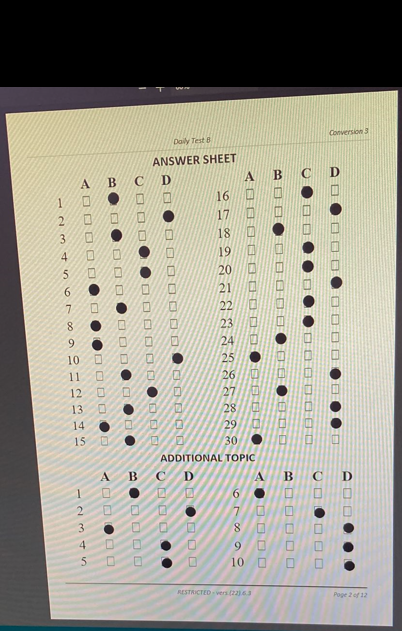
#> input picture images/debug.png, 402 x 631 px
$ python find_text.py
#> lines starting #> are read from the running program, lines starting #| are printed output that depends on the picture; after the words box and inside, x2 and y2 are one past the last pixel; in counts of white or black regions, pixels touching at a corner belong together
from imutils.perspective import four_point_transform
from imutils import contours
import numpy as np
import argparse
import imutils
import cv2


image = cv2.imread('images/debug.png')
#> image is the input picture: shape (631, 402, 3); mean B, G, R 144.3, 156.9, 160
gray = cv2.cvtColor(image, cv2.COLOR_BGR2GRAY)
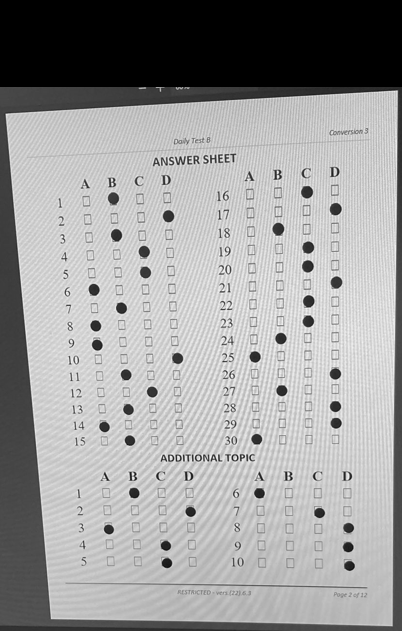
#> gray: shape (631, 402); min 0, max 253, mean 156.4
blurred = cv2.GaussianBlur(gray, (5, 5), 0)
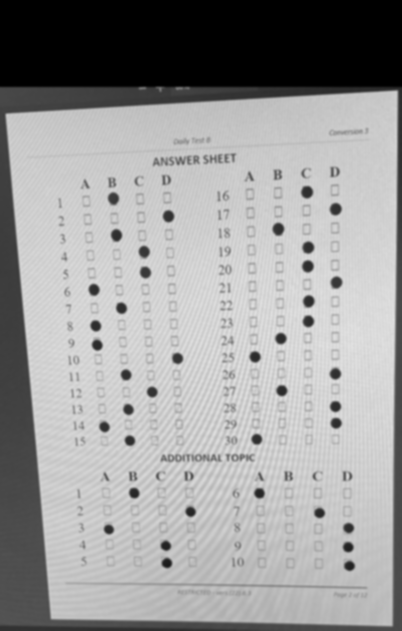
#> blurred: shape (631, 402); min 0, max 226, mean 156.4
edged = cv2.Canny(blurred, 75, 200)
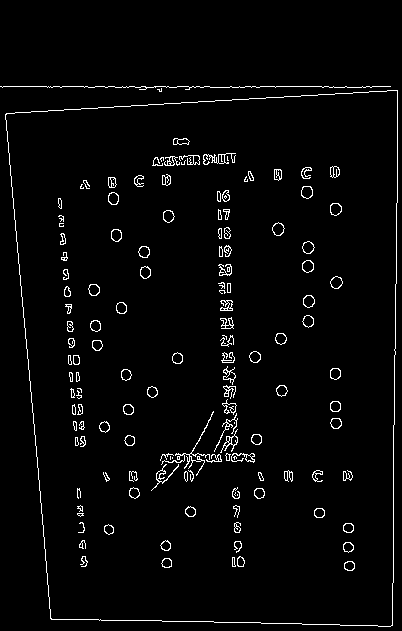
#> edged: shape (631, 402); 2.9% white in thin lines or dots, all inside (x1, y1, x2, y2) = (0, 86, 398, 627)

# find contours in the edge map, then initialize
# the contour that corresponds to the document
cnts = cv2.findContours(edged.copy(), cv2.RETR_EXTERNAL,
    cv2.CHAIN_APPROX_SIMPLE)
#> cnts = 3 contours, 2 with area under 20; largest, box (x1, y1, x2, y2) and area: (5, 90, 398, 627) 191036
cnts = imutils.grab_contours(cnts)
docCnt = None

# ensure that at least one contour was found
if len(cnts) > 0:
    # sort the contours according to their size in
    # descending order
    cnts = sorted(cnts, key=cv2.contourArea, reverse=True)

    # loop over the sorted contours
    for c in cnts:
        # approximate the contour
        peri = cv2.arcLength(c, True)
        approx = cv2.approxPolyDP(c, 0.02 * peri, True)

        # if our approximated contour has four points,
        # then we can assume we have found the paper
        if len(approx) == 4:
            docCnt = approx
            break
#> this loop made 1 pass
#> (peri, docCnt) on pass 1: (1809, [[397, 90], [5, 114], [51, 619], [392, 625]])

# apply a four point perspective transform to both the
# original image and grayscale image to obtain a top-down
# birds eye view of the paper
paper = four_point_transform(image, docCnt.reshape(4, 2))
warped = four_point_transform(gray, docCnt.reshape(4, 2))
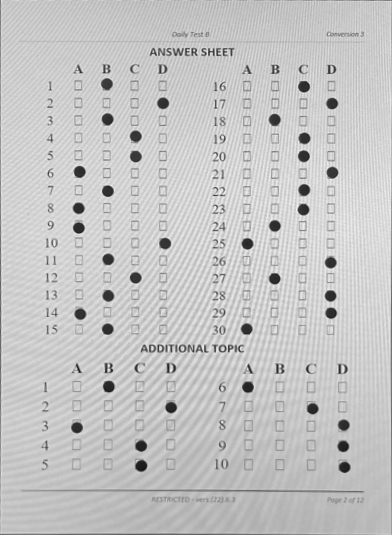
#> warped: shape (535, 392); min 19, max 242, mean 196.9
blur = cv2.GaussianBlur(warped,(3,3),0)
thresh = cv2.threshold(blur, 0, 255,
    cv2.THRESH_BINARY_INV | cv2.THRESH_OTSU)[1]
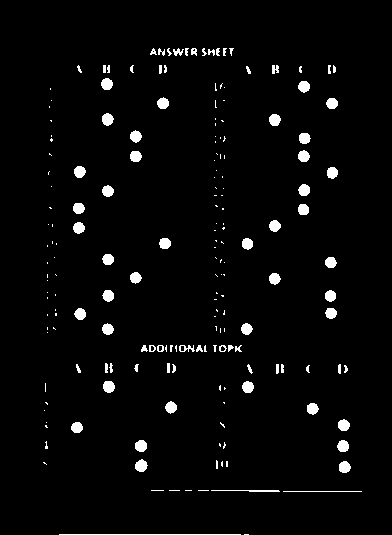
#> thresh: shape (535, 392); 3% white; 187 white regions (106 under 20 px)

cnts = cv2.findContours(thresh.copy(), cv2.RETR_EXTERNAL,
    cv2.CHAIN_APPROX_SIMPLE)
#> cnts = 187 contours, 137 with area under 20; largest, box (x1, y1, x2, y2) and area: (135, 459, 148, 472) 104, (135, 440, 147, 452) 100, (103, 381, 115, 393) 100, (102, 113, 114, 126) 99, (339, 461, 351, 473) 97
cnts = imutils.grab_contours(cnts)
questionCnts = []

# loop over the contours
for c in cnts:
    # compute the bounding box of the contour, then use the
    # bounding box to derive the aspect ratio
    (x, y, w, h) = cv2.boundingRect(c)
    ar = w / float(h)

    # in order to label the contour as a question, region
    # should be sufficiently wide, sufficiently tall, and
    # have an aspect ratio approximately equal to 1
    if w >= 10 and h >= 10 and ar >= 0.9 and ar <= 1.1:
        questionCnts.append(c)
#> this loop made 187 passes
#> (x, y, w, h, ar) on passes 4, 9, 10: (211, 490, 69, 2, 34.5), (43, 462, 4, 3, 1.33), (339, 461, 12, 12, 1)
#> after the loop, questionCnts = 40 contours; largest, box (x1, y1, x2, y2) and area: (135, 459, 148, 472) 104, (135, 440, 147, 452) 100, (103, 381, 115, 393) 100, (102, 113, 114, 126) 99, (339, 461, 351, 473) 97

centres = []
for c in questionCnts:
    cv2.drawContours(paper, [c], -1, 255, -1)
    M = cv2.moments(c)
    cX = int(M["m10"] / M["m00"])
    cY = int(M["m01"] / M["m00"])
    centres.append((cX, cY))
#> this loop made 40 passes
#> (cX, cY) on passes 1 to 12: (344, 466), (140, 465), (342, 445), (140, 445), (76, 427), (343, 424), (312, 408), (170, 406), (247, 386), (108, 386), (246, 328), (107, 328)
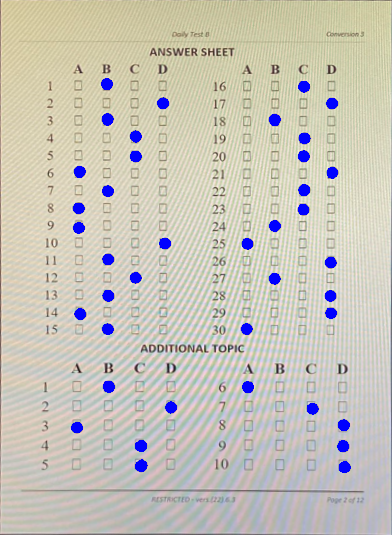
#> paper: shape (535, 392, 3); mean B, G, R 185.7, 196.3, 199.9
#> after the loop, centres = 40 pairs, first value 76 to 344, second value 83 to 466
centres.sort(key=lambda x:x[1])
centres = np.array(centres)

thickness = 5
bound_x1 = [70, 170]
bound_x2 = [245, 350]
bound_y1 = [84, 330]
bound_y2 = [385, 465]
n1 = 30
n2 = 10
nc = 4

for l in [bound_x1, bound_x2, bound_y1, bound_y2]:
    l[0] -= thickness
    l[1] += thickness

_n1 = n1+1 if n1 % 2 else n1
_n2 = n2+1 if n2 % 2 else n2

cv2.line(paper, (bound_x1[0], bound_y1[0]), (bound_x1[1], bound_y1[0]), (0, 255, 0), thickness=5)
cv2.line(paper, (bound_x2[0], bound_y2[0]), (bound_x2[1], bound_y2[0]), (0, 255, 0), thickness=5)

cv2.line(paper, (bound_x1[0], bound_y1[1]), (bound_x1[1], bound_y1[1]), (0, 255, 0), thickness=5)
cv2.line(paper, (bound_x2[0], bound_y2[1]), (bound_x2[1], bound_y2[1]), (0, 255, 0), thickness=5)
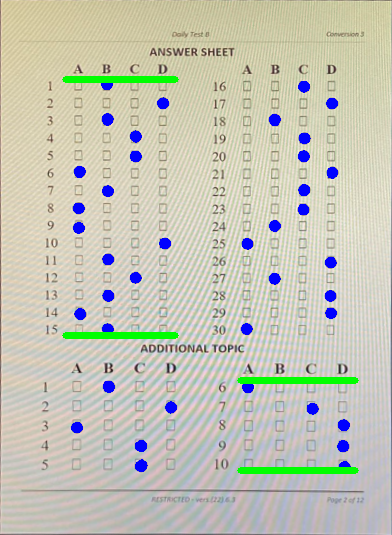
#> paper: shape (535, 392, 3); mean B, G, R 182.7, 197.4, 197


import pandas as pd

i = slice(None)#0, 1)

partx1 = pd.cut(centres[i, 0], np.linspace(*bound_x1, num=nc+1), labels=['A', 'B', 'C', 'D'])
partx2 = pd.cut(centres[i, 0], np.linspace(*bound_x2, num=nc+1), labels=['A', 'B', 'C', 'D'])
party1 = pd.cut(centres[i, 1], np.linspace(*bound_y1, num=_n1//2+1), labels=range(1, _n1//2+1))
party2 = pd.cut(centres[i, 1], np.linspace(*bound_y2, num=_n2//2+1), labels=range(1, _n2//2+1))

sec1l = pd.DataFrame({'q': np.array(party1), 'a': partx1}).dropna(how='any').set_index('q')
#> sec1l = table of 15 rows and 1 columns
sec1r = pd.DataFrame({'q': np.array(party1) + 15, 'a': partx2}).dropna(how='any').set_index('q')
#> sec1r = table of 15 rows and 1 columns
sec1 = pd.concat([sec1l, sec1r])
#> sec1 = table of 30 rows and 1 columns

sec2l = pd.DataFrame({'q': np.array(party2), 'a': partx1}).dropna(how='any').set_index('q')
#> sec2l = table of 5 rows and 1 columns
sec2r = pd.DataFrame({'q': np.array(party2) + 15, 'a': partx2}).dropna(how='any').set_index('q')
#> sec2r = table of 5 rows and 1 columns
sec2 = pd.concat([sec2l, sec2r])
#> sec2 = table of 10 rows and 1 columns

print('Section 1\n=================')
print(sec1)
#> (printed output is left out)
print('Section 2\n=================')
print(sec2)
#|       a
#| q
#| 1.0   B
#| 2.0   D
#| 3.0   A
#| 4.0   C
#| 5.0   C
#| 16.0  A
#| 17.0  C
#| 18.0  D
#| 19.0  D
#| 20.0  D

cv2.imshow("paper", paper)
cv2.imshow("thresh", thresh)
cv2.waitKey(0)

$ run again, with images/test-answer.jpeg saved as images/debug.png
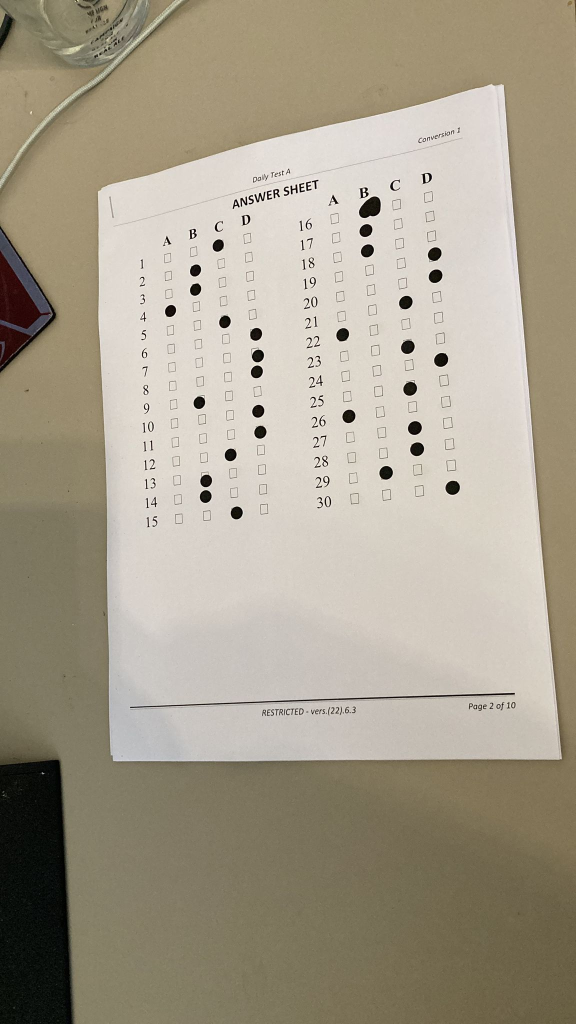
#> input picture images/test-answer.jpeg, 1152 x 2048 px (shown at 1/2 size)
#> image is the input picture: shape (2048, 1152, 3); mean B, G, R 140.8, 158.4, 166.8
#> `edged = cv2.Canny(blurred, 75, 200)`:
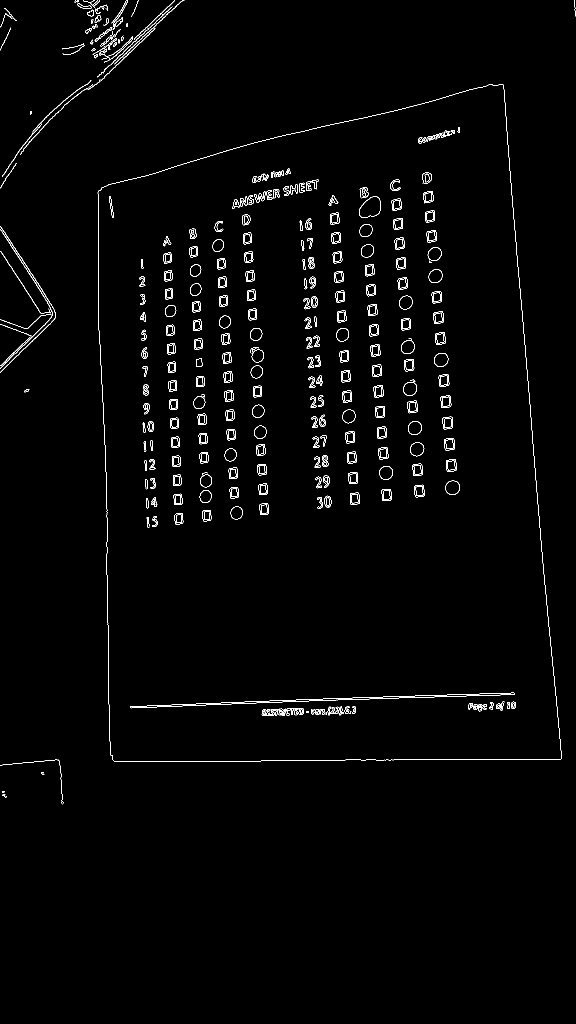
#> edged: shape (2048, 1152) (shown at 1/2 size); 1.4% white in thin lines or dots, all inside (x1, y1, x2, y2) = (0, 0, 1151, 1609)
#> `cnts = cv2.findContours(edged.copy(), cv2.RETR_EXTERNAL, cv2.CHAIN_APP..`: cnts = 62 contours, 29 with area under 20; largest, box (x1, y1, x2, y2) and area: (195, 168, 1124, 1523) 1077794, (0, 459, 106, 737) 302, (0, 452, 112, 745) 208, (198, 72, 266, 125) 154, (155, 7, 183, 18) 127
#> the loop `for c in cnts:` made 1 pass
#> (peri, docCnt) on pass 1: (4368.7, [[1006, 169], [196, 382], [226, 1521], [1123, 1517]])
#> thresh: shape (1353, 897); 2.7% white; 195 white regions (40 under 20 px)
#> `cnts = cv2.findContours(thresh.copy(), cv2.RETR_EXTERNAL, cv2.CHAIN_AP..`: cnts = 195 contours, 64 with area under 20; largest, box (x1, y1, x2, y2) and area: (44, 1229, 826, 1237) 1864, (599, 175, 644, 219) 1471, (894, 662, 897, 1207) 692, (284, 373, 311, 403) 572, (667, 407, 694, 436) 570
#> the loop `for c in cnts:` made 195 passes
#> (x, y, w, h, ar) on passes 1, 5, 6: (472, 1259, 1, 1, 1), (442, 1252, 7, 8, 0.875), (465, 1251, 5, 9, 0.556)
#> after the loop `for c in cnts:`: questionCnts = 22 contours; largest, box (x1, y1, x2, y2) and area: (599, 175, 644, 219) 1471, (284, 373, 311, 403) 572, (667, 407, 694, 436) 570, (665, 503, 692, 532) 568, (727, 541, 754, 570) 568
#> the loop `for c in questionCnts:` made 22 passes
#> (cX, cY) on passes 1 to 8: (304, 823), (743, 820), (619, 774), (238, 744), (681, 733), (364, 651), (676, 605), (362, 604)
#> after the loop `for c in questionCnts:`: centres = [(304, 823), (743, 820), (619, 774), (238, 744), (681, 733), (364, 651), (676, 605), (362, 604), (739, 555), (677, 516), (363, 515), (367, 479), (680, 421), (296, 387), (741, 377), (171, 337), (232, 298), (610, 292), (234, 252), (610, 246), (622, 198), (549, 162)]
#> `centres = np.array(centres)`: centres = 22 rows, first 8: [549, 162], [622, 198], [610, 246], [234, 252], [610, 292], [232, 298], [171, 337], [741, 377]
#> `cv2.line(paper, (bound_x2[0], bound_y2[1]), (bound_x2[1], bound_y2[1])..`:
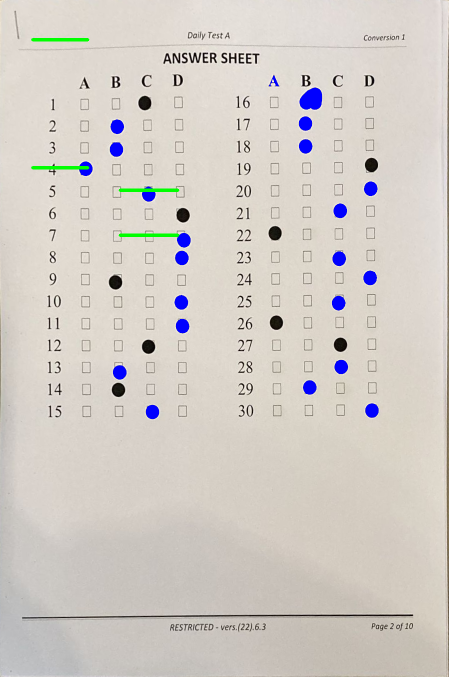
#> paper: shape (1353, 897, 3) (shown at 1/2 size); mean B, G, R 198.2, 204.3, 210.1
#> sec1l = table of 0 rows and 1 columns
#> sec2r = table of 1 rows and 1 columns
#| Empty DataFrame
#| Columns: [a]
#| Index: []
#|       a
#| q
#| 16.0  B
